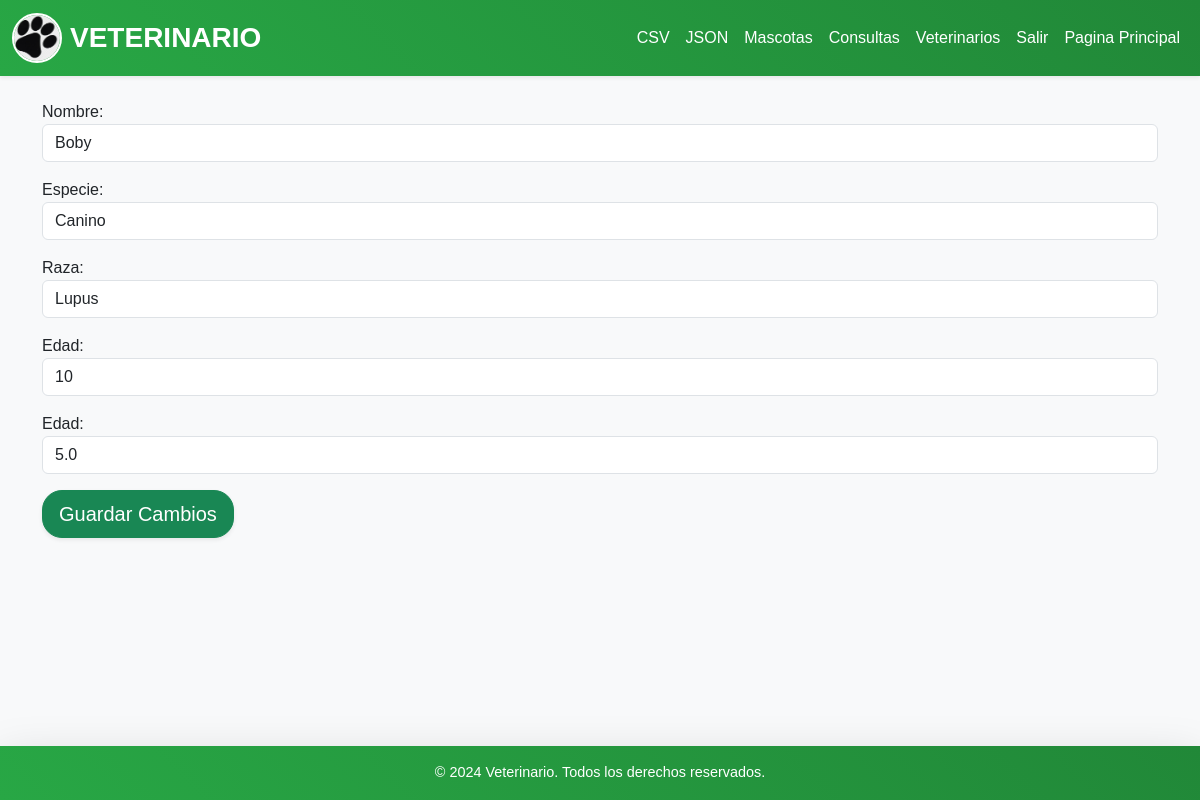
Screenshot of /mascota/actualizar/1 (signed in) with the database file from the repository.
### core/models.py (models this page shows, shortened)
class Mascota(models.Model):
    nombre = models.CharField("nombre", max_length=65)
    especie = models.CharField("especie", max_length=65)
    raza = models.CharField("raza", max_length=65)
    edad = models.IntegerField("edad")
    peso = models.FloatField("edad")
    class Meta:
        db_table = "mascotas"

### core/views.py (the view)
# urls.py: path("mascota/actualizar/<int:id>", upMascota, name="actualizar-mascota"),
@login_required
def upMascota(request, id):
    mascota = get_object_or_404(Mascota, pk=id)
    if request.method == "POST":
        form = MascotaForm(request.POST, instance=mascota)
        if form.is_valid():
            form.save()
            return redirect('mascotas')
    else:
        form = MascotaForm(instance=mascota)
    return render(request, "form_mascotas.html", {"form": form})

### core/forms.py
class MascotaForm(forms.ModelForm):
    class Meta:
        model = Mascota
        fields = ["nombre", "especie", "raza", "edad", "peso"]
        widgets = {
            'nombre' :forms.TextInput(attrs={'class': 'form-control', 'placeholder': "Nombre de la mascota"}),
            'especie' : forms.TextInput(attrs={'class' : 'form-control' , 'placeholder' : 'Especie de la mascota'}),
            'raza' : forms.TextInput(attrs={'class' : 'form-control' , 'placeholder' : 'Raza de la Mascota'}),
            'edad' : forms.NumberInput(attrs={'class' : 'form-control' , 'placeholder' : 'Edad de la Mascota'}),
            'peso': forms.NumberInput(attrs={'class': 'form-control', 'placeholder': 'Peso de la Mascota'}),
        }

### core/templates/form_mascotas.html (shortened to what this page needs)
{% extends 'base.html' %}
{% load static %}
{% block content %}
<!DOCTYPE html>
<html lang="en">
<head>
</head>
<body>
    <form action="" method="post">
        {{form.as_p}}
        <button type="submit" class="btn btn-success btn-lg  shadow-sm">
            Guardar Cambios
        </button>
    </form>
</body>
</html>
{% endblock %}

### core/static/styles.css (style rules this page uses)
.btn-primary, .btn-success , .btn-danger { border-radius: 20px; transition: transform 0.3s ease, background-color 0.3s ease; }

### rows the page displays
Mascota: nombre "Boby", especie "Canino", raza "Lupus", edad "10", peso "5.0"
